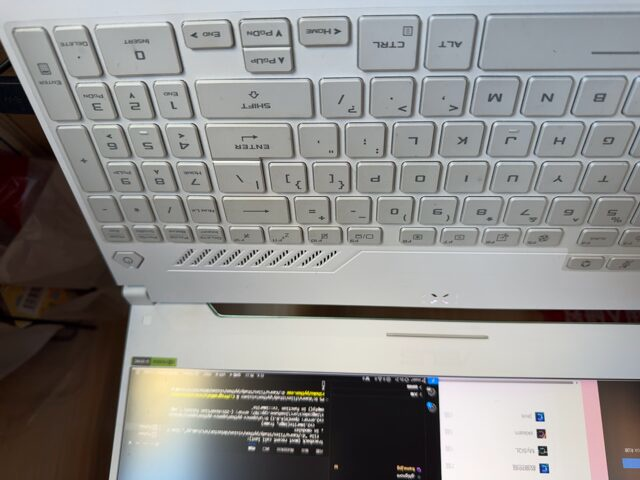
#> input picture src/frame.jpg, 640 x 480 px; its folder holds only this picture in this run
$ python -i adjust.py   (imports and definitions only)
#> lines starting #> are read from the running program, lines starting #| are printed output that depends on the picture; after the words box and inside, x2 and y2 are one past the last pixel; in counts of white or black regions, pixels touching at a corner belong together
import cv2
import numpy as np
from skimage import exposure

# 全局变量
gamma = 70.0  # 将 gamma 默认值设置为 70.00
threshold_value = 128
h_min, s_min, v_min = 0, 100, 100
h_max, s_max, v_max = 10, 255, 255

url = 'http://192.168.3.195:4747/video/'
current_frame = None

# 更新阈值
# [41 lines left out: functions update_threshold, update_gamma, update_hue_min, update_hue_max, update_saturation_min, update_saturation_max and 2 more, not called in this run]

# 应用变化（调试 gamma、threshold 和 HSV）
def apply_changes_with_hsv(frame):
    if frame is not None:
        # Gamma 校正
        gamma_corrected = exposure.adjust_gamma(frame, gamma)
        gray_image = cv2.cvtColor(gamma_corrected, cv2.COLOR_BGR2GRAY)
        _, binary_image = cv2.threshold(gray_image, threshold_value, 255, cv2.THRESH_BINARY)

        # HSV 处理
        hsv = cv2.cvtColor(gamma_corrected, cv2.COLOR_BGR2HSV)  # 使用 gamma 校正的图像
        mask = cv2.inRange(hsv, np.array([h_min, s_min, v_min]), np.array([h_max, s_max, v_max]))
        result = cv2.bitwise_and(gamma_corrected, gamma_corrected, mask=mask)

        # 显示处理后的帧
        cv2.imshow('Gamma and Threshold', binary_image)
        cv2.imshow('HSV Adjustment', result)

# 应用变化（仅调试 gamma 和 threshold）
# [9 lines left out: function apply_changes_without_hsv, not called in this run]

# 设置窗口和滑动条
def setup_windows(use_hsv=True):
    # Gamma 和阈值窗口
    cv2.namedWindow('Gamma and Threshold')
    cv2.createTrackbar('Threshold', 'Gamma and Threshold', threshold_value, 255, update_threshold)
    cv2.createTrackbar('Gamma', 'Gamma and Threshold', int(gamma * 100), 9999, update_gamma)  # 将上限设为 9999

    # 如果需要 HSV 调节，则创建 HSV 窗口
    if use_hsv:
        cv2.namedWindow('HSV Adjustment')
        cv2.createTrackbar('H_min', 'HSV Adjustment', h_min, 179, update_hue_min)
        cv2.createTrackbar('H_max', 'HSV Adjustment', h_max, 179, update_hue_max)
        cv2.createTrackbar('S_min', 'HSV Adjustment', s_min, 255, update_saturation_min)
        cv2.createTrackbar('S_max', 'HSV Adjustment', s_max, 255, update_saturation_max)
        cv2.createTrackbar('V_min', 'HSV Adjustment', v_min, 255, update_value_min)
        cv2.createTrackbar('V_max', 'HSV Adjustment', v_max, 255, update_value_max)

# Resize 图像
def resize_frame(frame):
    return cv2.resize(frame, (640, 480))

# 运行调试界面
# [28 lines left out: function run_adjustment, not called in this run]

# 处理单张图片
def process_image(image_path, use_hsv=True):
#> called with image_path = 'frame.jpg', use_hsv = True
    global current_frame
    current_frame = cv2.imread(image_path)
#> current_frame is the input picture: shape (480, 640, 3); mean B, G, R 139.2, 141, 141.8
    if current_frame is None:
        print("错误: 无法读取图像。请检查路径:", image_path)
        return

    current_frame = resize_frame(current_frame)  # 调整大小
    setup_windows(use_hsv)  # 根据需要设置窗口

    # 进行 gamma 校正
    gamma_corrected = exposure.adjust_gamma(current_frame, gamma)
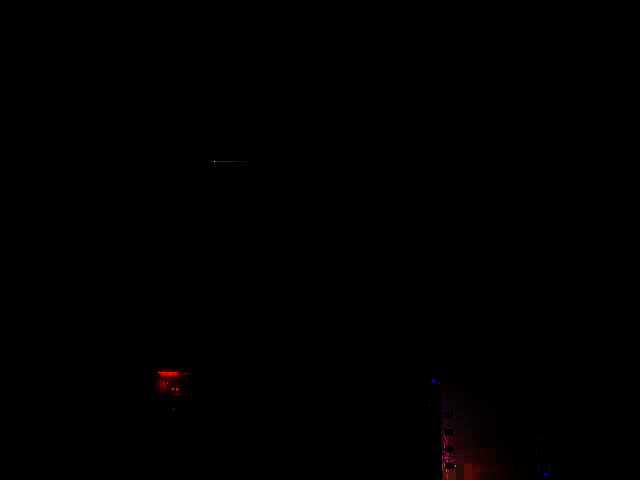
#> gamma_corrected: shape (480, 640, 3); mean B, G, R 0.1, 0.1, 0.5

    if use_hsv:
        apply_changes_with_hsv(gamma_corrected)  # 调用变化应用，包括 HSV
#> in apply_changes_with_hsv, `_, binary_image = cv2.threshold(gray_image, threshold_value, 255, cv2...`:
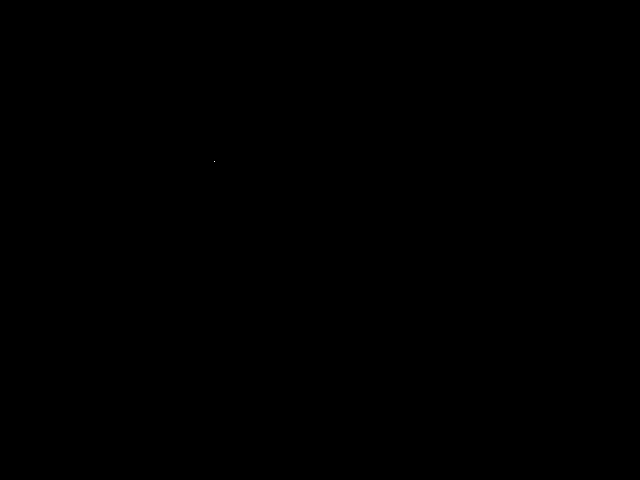
#> binary_image: shape (480, 640); 0% white in thin lines or dots, all inside (x1, y1, x2, y2) = (214, 161, 215, 162)
#> in apply_changes_with_hsv, `hsv = cv2.cvtColor(gamma_corrected, cv2.COLOR_BGR2HSV)`: hsv: shape (480, 640, 3); mean H, S, V 0, 0.1, 0.1
#> in apply_changes_with_hsv, `mask = cv2.inRange(hsv, np.array([h_min, s_min, v_min]), np.array([h_m..`: mask: shape (480, 640); 0.01% white in thin lines or dots, all inside (x1, y1, x2, y2) = (159, 372, 456, 472)
    else:
        apply_changes_without_hsv(gamma_corrected)  # 调用变化应用，仅 gamma 和阈值

    while True:
        if cv2.waitKey(1) & 0xFF == ord('q'):
#> (key q is pressed here)
            break

    cv2.destroyAllWindows()

>>> result = process_image('frame.jpg')
